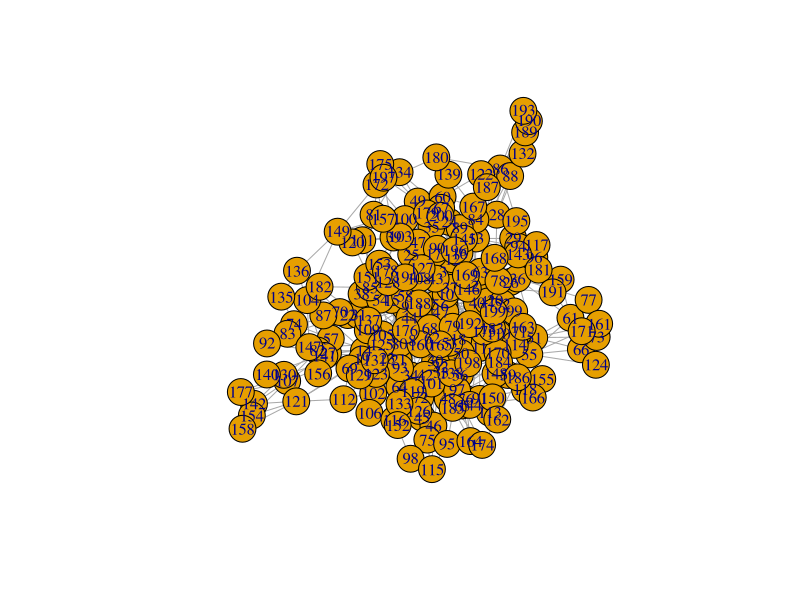
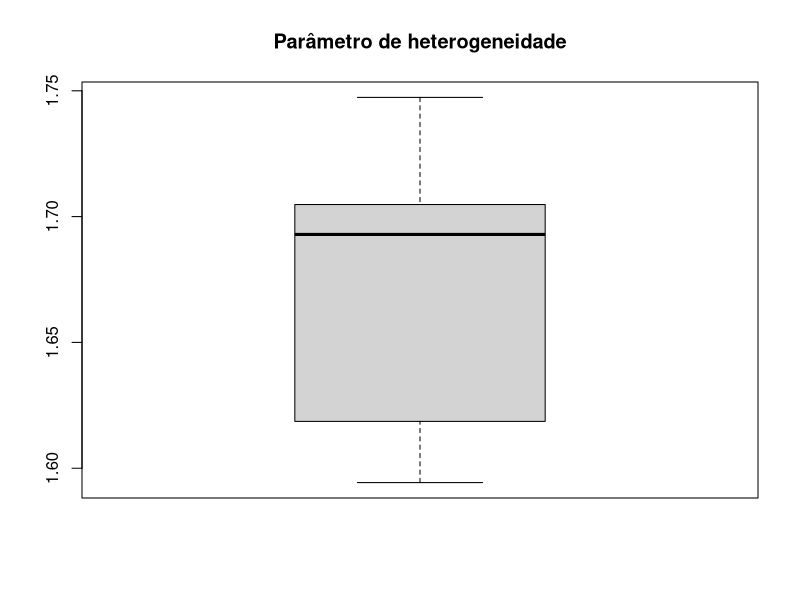
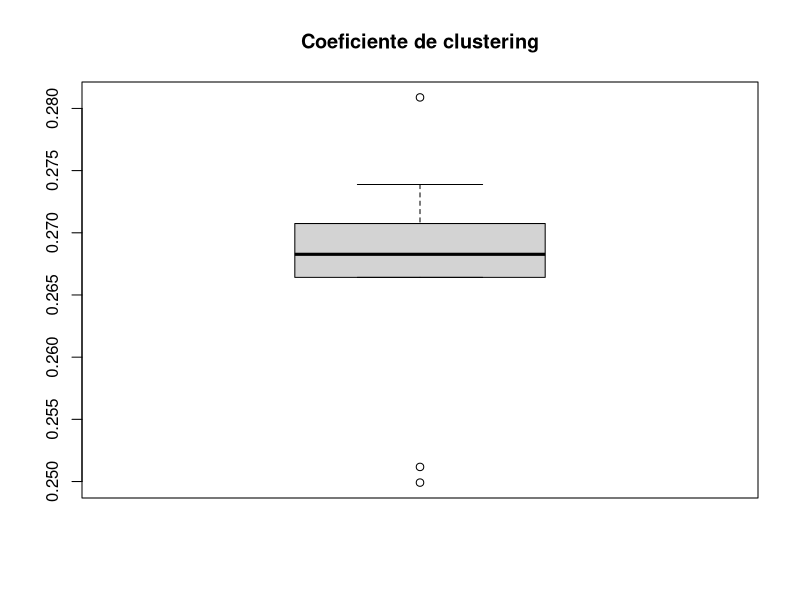
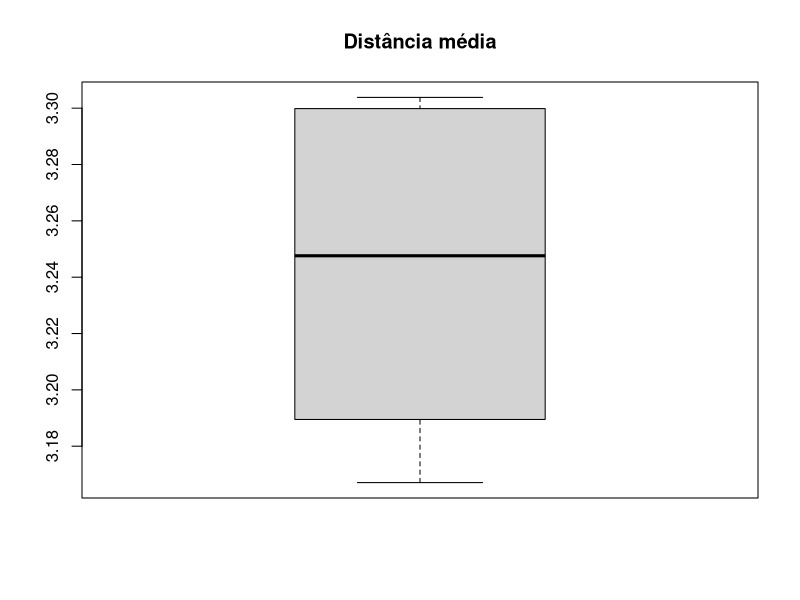
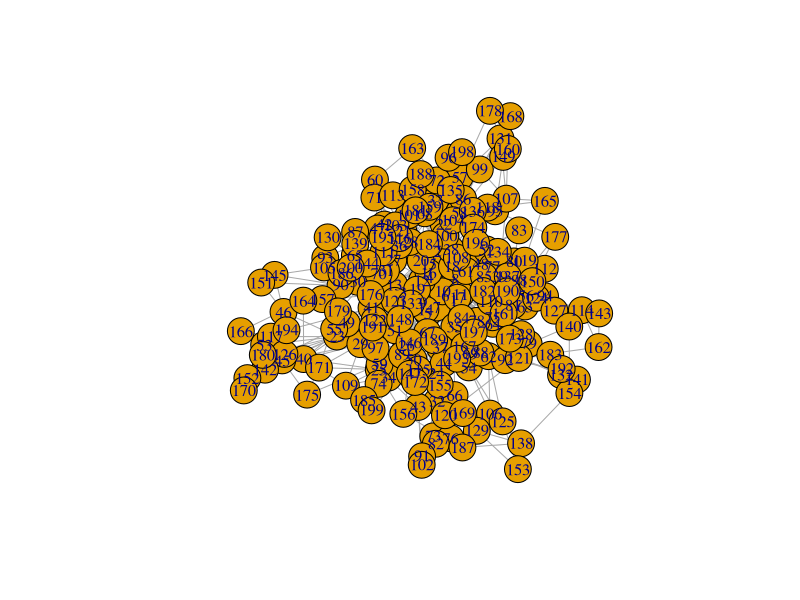
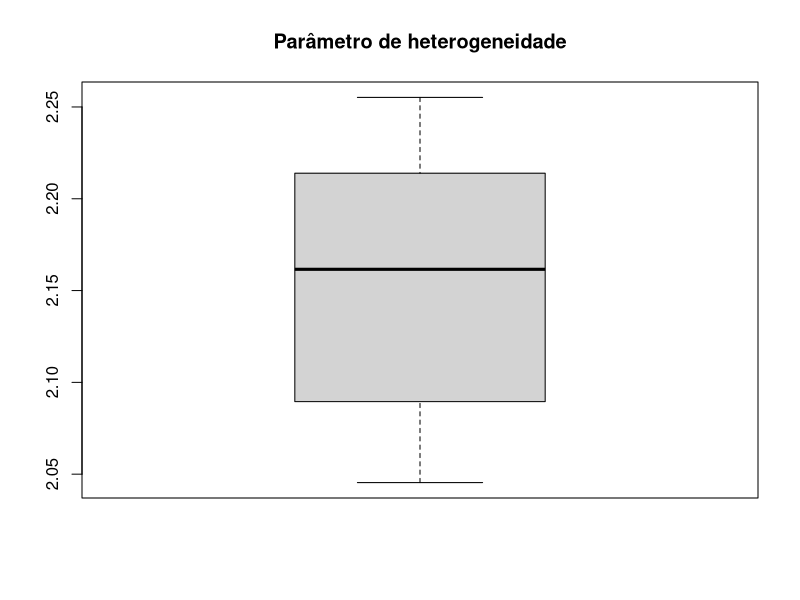
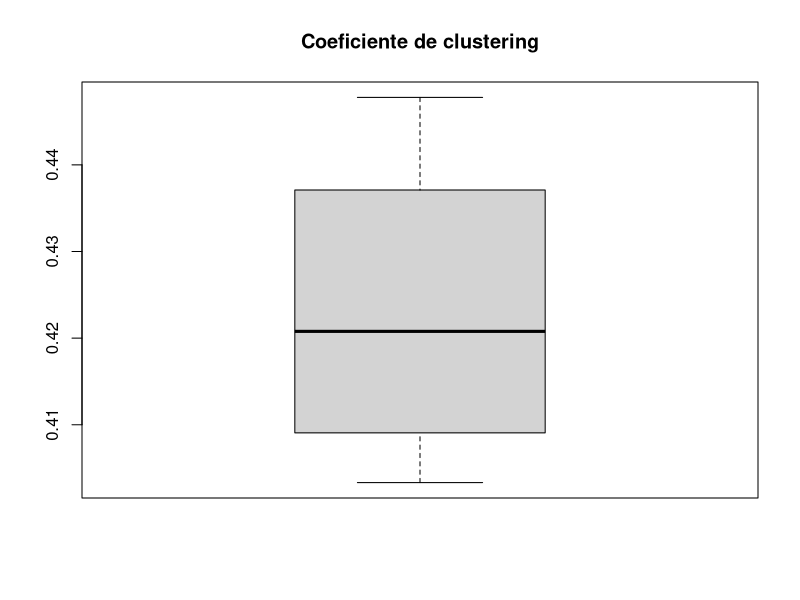
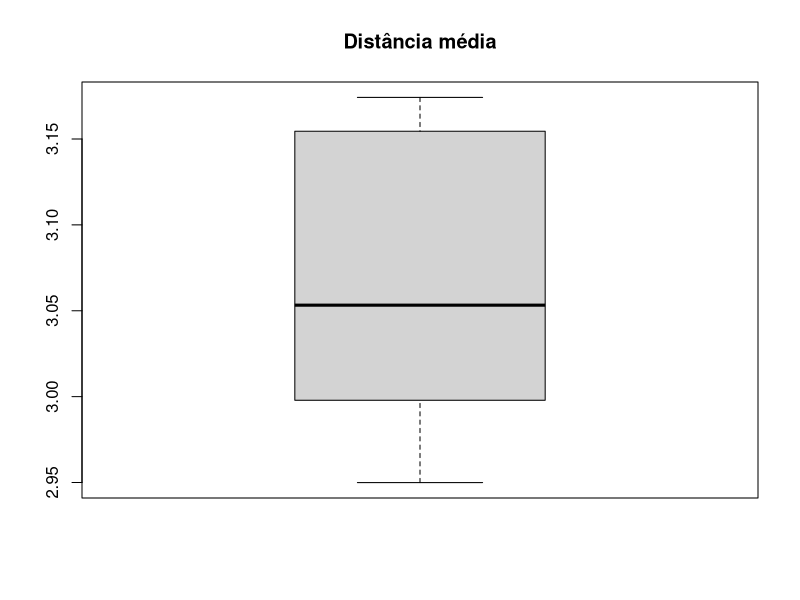

Write R code to recreate these figures, in order. (Note: this script raises an error after producing the figures.)
library(igraph)
library(here)

pa <- function(clique_dim, rede_dim, p, lig_iter){
  grafo <- make_full_graph(clique_dim)

  for (i in (clique_dim + 1):rede_dim) {
    j <- sample(1:(i-1), 1)
    grafo <- add_vertices(grafo, 1)
    grafo <- add_edges(grafo, cbind(i, j))
    jadj <- neighbors(grafo, j, mode = "all")
    
    for (l in 1:2){
      if (runif(1) <= p) {
        adj <- sample(jadj, 1)
        
        while (adj == i || adj %in% neighbors(grafo, i, mode = "all")) {
          adj <- sample(jadj, 1)
        }
        
        grafo <- add_edges(grafo, cbind(i, adj))
      }
      
      else {
        v <- sample(1:(i-1), 1)
        
        while (v %in% neighbors(grafo, i, mode = "all")) {
          v <- sample(1:(i-1), 1)
        }
        
        grafo <- add_edges(grafo, cbind(i, v))
      }
    }
  }
  return(grafo)
}

set.seed(1)
grafos <- lapply(1:10, function(x) pa(10, 200, 0.8, 3))

h <- c()
c_clust <- c()
d_med <- c()

for (i in 1:10) {
  grafo <- grafos[[i]]
  
  # Parâmetro de heterogeneidade
  deg <- degree(grafo,mode="total")
  h <- c(h, mean(deg*deg)/(mean(deg)^2))

  # Estudo dos triângulos
  c_clust <- c(c_clust, transitivity(grafo, type = c("global")))

  # Distância média
  d_med <- c(d_med, mean_distance(grafo, directed=F))
}

set.seed(1)

plot(grafo)
boxplot(h, main = "Parâmetro de heterogeneidade")
boxplot(c_clust, main = "Coeficiente de clustering")
boxplot(d_med, main = "Distância média")
  
h
c_clust
d_med

set.seed(1)
grafos <- lapply(1:10, function(x) pa(20, 200, 0.8, 3))

h <- c()
c_clust <- c()
d_med <- c()


for (i in 1:10) {
  grafo <- grafos[[i]]
  
  # Parâmetro de heterogeneidade
  deg <- degree(grafo,mode="total")
  h <- c(h, mean(deg*deg)/(mean(deg)^2))
  
  # Estudo dos triângulos
  c_clust <- c(c_clust, transitivity(grafo, type = c("global")))
  
  # Distância média
  d_med <- c(d_med, mean_distance(grafo,directed=F))
}

set.seed(1)

plot(grafo)
boxplot(h, main = "Parâmetro de heterogeneidade")
boxplot(c_clust, main = "Coeficiente de clustering")
boxplot(d_med, main = "Distância média")
  
h
c_clust
d_med

# Rede do trabalho 1
grafo <- read.graph(here("trab_links.txt"), format = c('edgelist'), directed = F)

set.seed(1)
plot(grafo)

# Estudo da componente gigante
components<-components(grafo)
comp_gig <- induced.subgraph(grafo, which(components$membership == which.max(components$csize)))

set.seed(1)
plot(comp_gig)

## Métodos de deteção de comunidades

# Método de Louvain
set.seed(1)
louvain <- cluster_louvain(comp_gig)

# Número e dimensão das comunidades obtidas
sizes(louvain)

set.seed(1)
plot(louvain, comp_gig)


# Método de Edge Betweenness
set.seed(1)
ceb <- cluster_edge_betweenness(comp_gig)

# Número e dimensão das comunidades obtidas
sizes(ceb)

set.seed(1)
plot(ceb, comp_gig)

# Método de Fast Greedy
set.seed(1)
clm <- cluster_fast_greedy(comp_gig)

# Número e dimensão das comunidades obtidas
sizes(clm)

set.seed(1)
plot(clm, comp_gig)


# Metodo Label Propagation
set.seed(1)
clp <- cluster_label_prop(comp_gig)

# Número e dimensão das comunidades obtidas
sizes(clp)

set.seed(1)
plot(clp, comp_gig)